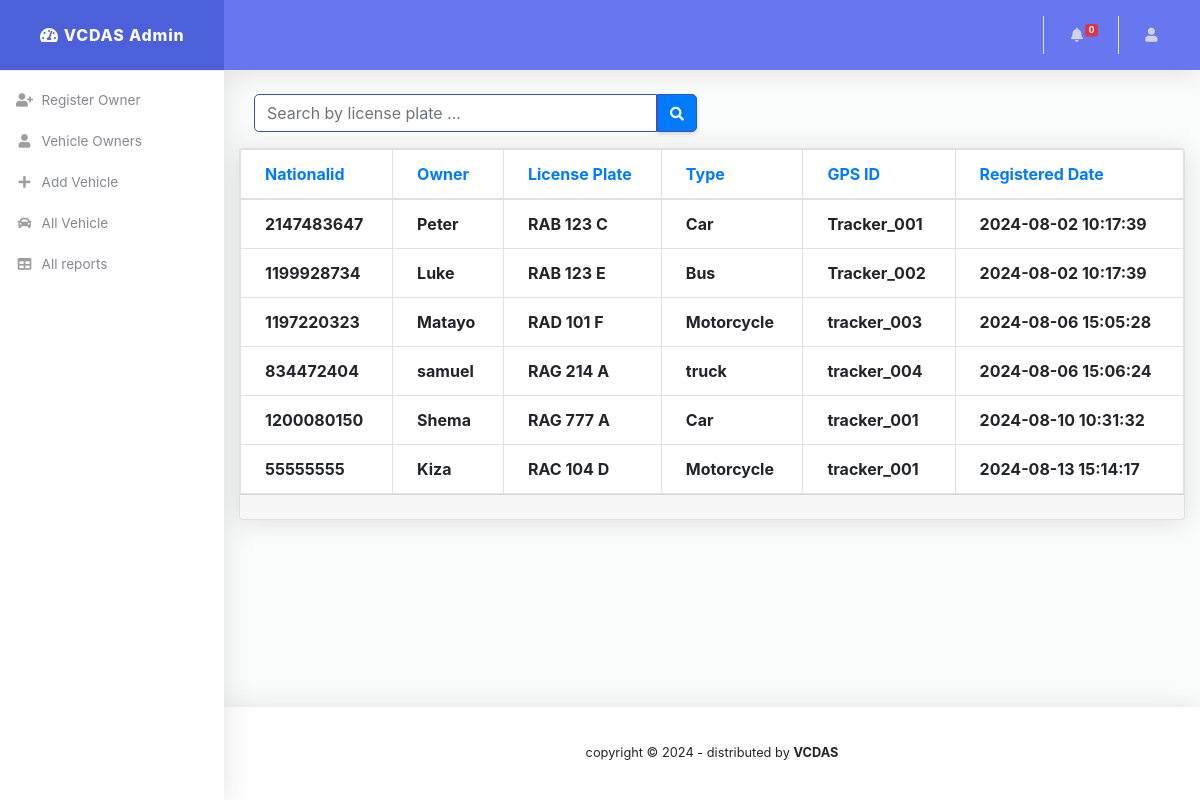
The app's page /admin/allvehicle.php with its own data.
### tables this page shows
CREATE TABLE `vehicle` (
  `vehicleid` int(11) NOT NULL,
  `licenseplate` varchar(50) NOT NULL,
  `type` varchar(50) NOT NULL,
  `gpsmodid` varchar(50) NOT NULL,
  `regdate` timestamp NOT NULL DEFAULT current_timestamp() ON UPDATE current_timestamp(),
  `ownerid` int(11) DEFAULT NULL
);

CREATE TABLE `owner` (
  `ownerid` int(50) NOT NULL,
  `nationalid` int(100) NOT NULL,
  `fnames` varchar(50) NOT NULL,
  `phone` varchar(50) NOT NULL,
  `familyphone` varchar(50) NOT NULL,
  `address` varchar(50) NOT NULL
);

### admin/allvehicle.php (the view, shortened to what this page needs)
<!DOCTYPE html>
<html lang="en">
<head>
  <link href="vendor/fontawesome-free/css/all.min.css" rel="stylesheet" type="text/css">
  <link href="vendor/bootstrap/css/bootstrap.min.css" rel="stylesheet" type="text/css">
  <link href="css/ruang-admin.min.css" rel="stylesheet">
</head>
<body id="page-top">
  <div id="wrapper">
    <div id="content-wrapper" class="d-flex flex-column">
      <div id="content">
        <?php
            require('dbconn.php');
                if(isset($_POST['search']))
                    {$searchkey=$_POST['licenseplate'];
                        $sql="select * from vehicle v join owner o on o.ownerid=v.ownerid where fnames='$searchkey' or licenseplate like '%$searchkey%'";
                    }
                else
                    $sql="select * from vehicle v join owner o on o.ownerid=v.ownerid ";
                $result=$conn->query($sql);
                $rowcount=mysqli_num_rows($result);
                if (!($rowcount)) {
                    echo '<div class="container mt-3 mb-3">';
                    echo '<div class="alert alert-warning alert-dismissible fade show" role="alert">';
                    echo '<p><strong><em>Sorry, no vehicle were found.</em></strong></p>';
                    echo '<button type="button" class="close" data-dismiss="alert" aria-label="Close">';
                    echo '<span aria-hidden="true">&times;</span>';
                    echo '</button>';
                    echo '</div>';
                    echo '</div>';
                }
                else
                {
                ?>
        <div class="container-fluid" id="container-wrapper">
        <div class="col-md-6 mt-3 mb-3">
            <form class="custom-search-form" action="" method="post">
                <div class="input-group">
                    <input type="text" name="licenseplate" class="form-control custom-search-input" placeholder="Search by license plate ..." style="border-color: #3f51b5; border-radius: 5px 0 0 5px;" required>
                    <button class="btn btn-primary custom-search-btn" name="search" type="submit" style="border-color: #3f51b5; border-radius: 0 5px 5px 0;">
                        <i class="fas fa-search fa-sm"></i>
                    </button>
                </div>
            </form>
        </div>
          <div class="row mb-3">
            <div class="col-xl-12 col-lg-5 ">
              <div class="card">
                <div class="table-responsive">
                <table class="table align-items-center table-bordered">
                    <thead class = "text-primary">
                      <tr>
                        <th>Nationalid</th>
                        <th>Owner</th>
                        <th>License Plate</th>
                        <th>Type</th>
                        <th>GPS ID</th>
                        <th>Registered Date</th>
                      </tr>
                    </thead>
                    <tbody>
                    <?php
                        while($row=$result->fetch_assoc())
                        {
                            $licplt=$row['licenseplate'];
                            $type=$row['type'];
                            $gpsid=$row['gpsmodid'];
                            $regdate=$row['regdate'];
                            $owner=$row['fnames'];
                            $nid=$row['nationalid'];
                        ?>
                            <tr>
                                <td><b><?php echo $nid ?></b></td>
                                <td><b><?php echo $owner ?></b></td>
                                <td><b><?php echo $licplt ?></b></td>
                                <td><b><?php echo $type ?></b></td>
                                <td><b><?php echo $gpsid ?></b></td>
                                <td><b><?php echo $regdate ?></b></td>
                            </tr>
                        <?php }} ?>
                    </tbody>
                  </table>
                </div>
                <div class="card-footer"></div>
              </div>
            </div>
          </div>
        </div>
      </div>
    </div>
  </div>
</body>
</html>

### records on screen
vehicle: ownerid.nationalid "2147483647", ownerid.fnames "Peter", licenseplate "RAB 123 C", type "Car", gpsmodid "Tracker_001", regdate "2024-08-02 10:17:39"
vehicle: ownerid.nationalid "1199928734", ownerid.fnames "Luke", licenseplate "RAB 123 E", type "Bus", gpsmodid "Tracker_002", regdate "2024-08-02 10:17:39"
vehicle: ownerid.nationalid "1197220323", ownerid.fnames "Matayo", licenseplate "RAD 101 F", type "Motorcycle", gpsmodid "tracker_003", regdate "2024-08-06 15:05:28"
vehicle: ownerid.nationalid "834472404", ownerid.fnames "samuel", licenseplate "RAG 214 A", type "truck", gpsmodid "tracker_004", regdate "2024-08-06 15:06:24"
vehicle: ownerid.nationalid "1200080150", ownerid.fnames "Shema", licenseplate "RAG 777 A", type "Car", gpsmodid "tracker_001", regdate "2024-08-10 10:31:32"
vehicle: ownerid.nationalid "55555555", ownerid.fnames "Kiza", licenseplate "RAC 104 D", type "Motorcycle", gpsmodid "tracker_001", regdate "2024-08-13 15:14:17"
